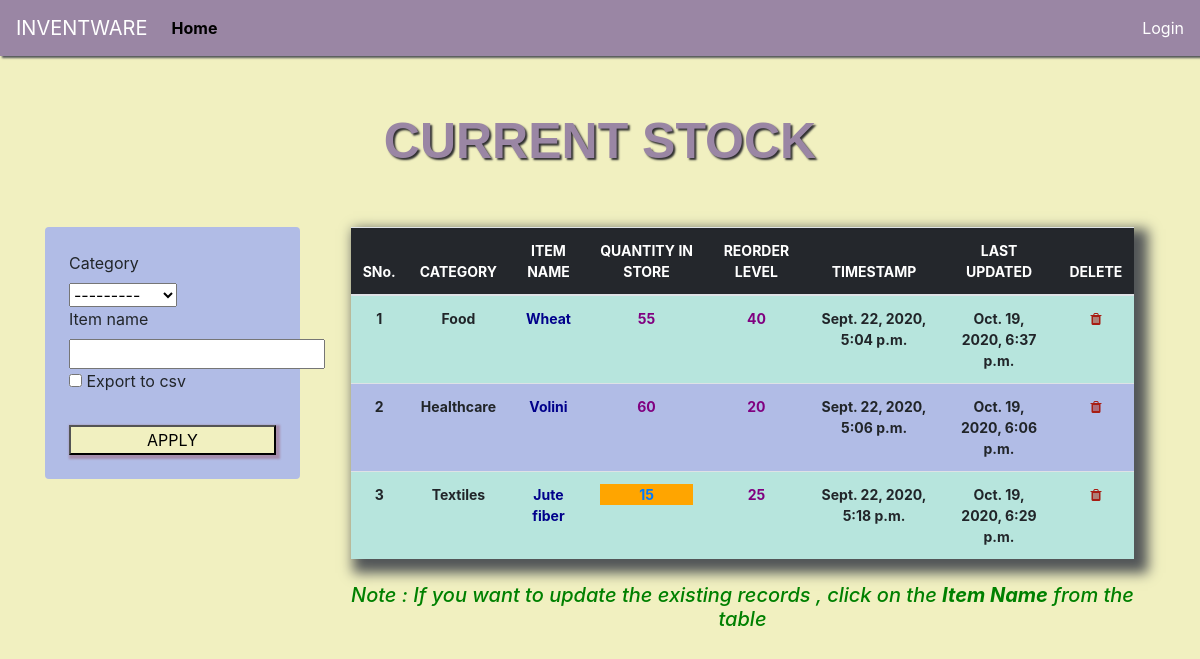
Page /list_item/ on the earlier database version.
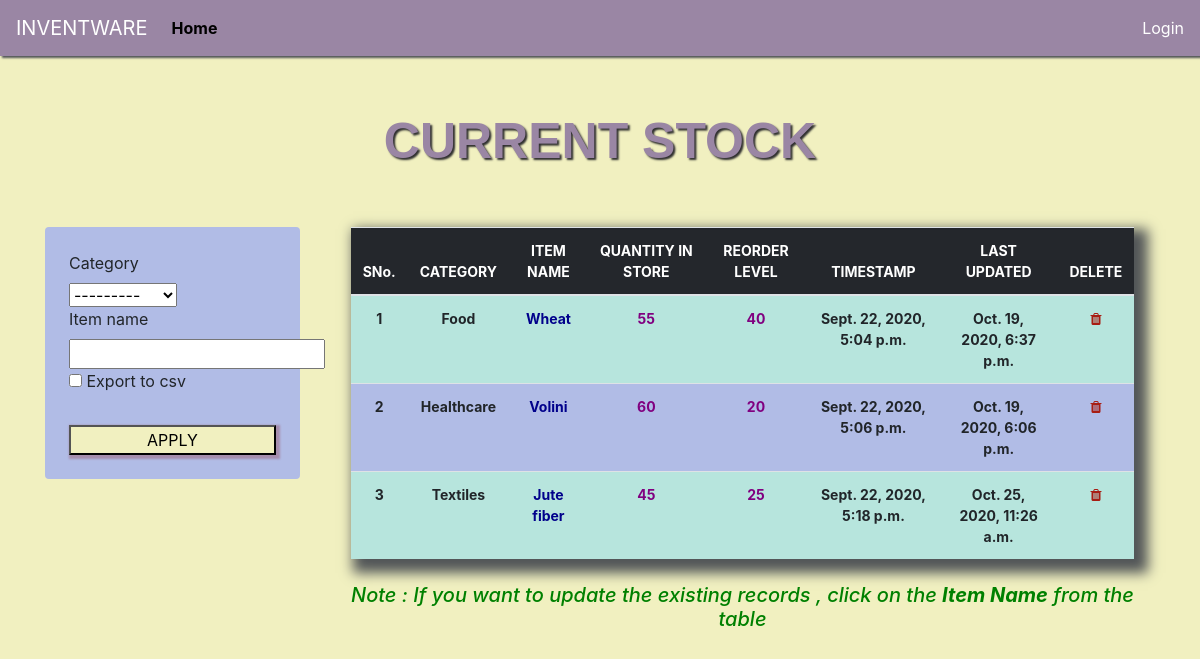
Same page on the later database version.
### inventory_mgmt/models.py (models this page shows, shortened)
class Stock(models.Model):
	user = models.ForeignKey(User, related_name='User', on_delete=models.CASCADE,default="")
	category = models.ForeignKey(Category, on_delete=models.CASCADE,blank=True)
	item_name = models.CharField(max_length=50, blank=True, null=True)
	quantity = models.IntegerField(default='0', blank=True, null=True)
	receive_quantity = models.IntegerField(default='0', blank=True, null=True)
	receive_by = models.CharField(max_length=50, blank=True, null=True)
	issue_quantity = models.IntegerField(default='0', blank=True, null=True)
	issue_by = models.CharField(max_length=50, blank=True, null=True)
	issue_to = models.CharField(max_length=50, blank=True, null=True)
	phone_number = models.CharField(max_length=50, blank=True, null=True)
	created_by = models.CharField(max_length=50, blank=True, null=True)
	reorder_level = models.IntegerField(default='0', blank=True, null=True)
	last_updated = models.DateTimeField(auto_now_add=False, auto_now=True)
	timestamp = models.DateTimeField(auto_now=False, auto_now_add=True)

class Category(models.Model):
	name = models.CharField(max_length=50, blank=True, null=True)
	class Meta:
		verbose_name_plural ="Categories"
	def __str__(self):
		return self.name

### inventory_mgmt/views.py (the view, shortened to what this page needs)
# urls.py: path('list_item/', views.list_item, name='list_item'),
def list_item(request):
	form = StockSearchForm(request.POST or None)
	header = 'CURRENT STOCK'
	queryset = Stock.objects.all()
	context = {
		"form": form,
		"header": header,
		"queryset": queryset,
	}
	return render(request, "list_item.html", context)

### inventory_mgmt/forms.py
class StockSearchForm(forms.ModelForm):
	export_to_CSV = forms.BooleanField(required=False)
	class Meta:
		model = Stock
		fields = ['category', 'item_name']

### inventory_mgmt/templates/list_item.html (shortened to what this page needs)
{% load static %}
{% load crispy_forms_tags %}
<!DOCTYPE html>
<html lang="en">
  <head>
    <link
      rel="stylesheet"
      href="https://stackpath.bootstrapcdn.com/bootstrap/4.4.1/css/bootstrap.min.css"
    />
    <link href="{% static 'css/style.css' %}" rel="stylesheet" />
    <link rel="stylesheet" href="https://stackpath.bootstrapcdn.com/font-awesome/4.7.0/css/font-awesome.min.css">
  </head>
  <body>
    {% include 'navbar.html'%}
    <main role="main" class="container" style="margin-top: 10px">
        <div class="header mt-5">{{header}}</div>
        <br><br>
        <div class="row">
          <div class="col-sm-12 col-lg-3 mb-4">
            <div class="enhance  p-4">
                <form method="POST" action="">
                  {% csrf_token %} {{form|crispy}}<br />
                  <center><input type="submit" class="mybutton" value="APPLY" /></center>
                </form>
              </div>
          </div>
          <div class="col-sm-12 col-lg-9">
            <table class="table">
              <thead>
                <tr>
                  <th>SNo.</th>
                  <th>CATEGORY</th>
                  <th>ITEM NAME</th>
                  <th>QUANTITY IN STORE</th>
                  <th>REORDER LEVEL</th>
                  <th>TIMESTAMP</th>
                  <th>LAST UPDATED</th>
                  <th>DELETE</th>
                </tr>
              </thead>
              {% for instance in queryset %}
                <tr>
                  <td><b>{{forloop.counter}}</b></td>
                  <td><b>{{instance.category}}</b></td>
                  <td><b><a href="{% url 'update_items' instance.id %}" style='color:darkblue;'>{{instance.item_name}}</b></a></td>
                  <td><b>
                    {% if instance.quantity <= instance.reorder_level %}
                      <div style="background-color: orange;"><a href="{% url 'stock_detail' instance.id %}">{{instance.quantity}}</a></div>
                    {% else %}
                      <div><a href="{% url 'stock_detail' instance.id %}" style='color:purple;'>{{instance.quantity}}</a></div>
                    {% endif %}</b>
                  </td>
                  <td><strong><a href="{% url 'reorder_level' instance.id %}" style='color:purple;'>{{instance.reorder_level}}</a></strong></td>
                  <td><b>{{instance.timestamp}}</b></td>
                  <td><b>{{instance.last_updated}}</b></td>
                  <td><a href="{% url 'delete_items' instance.id %}"><i class="fa fa-trash" aria-hidden="true" style='color:#a81d13;'></i></a></td>
                </tr>
              {% endfor %}
            </table>
            <br />
            <center><h5 style='color:green;'><em>Note : If you want to update the existing records , click on the <b>Item Name</b> from the table </em></h5></center>
          </div>
    </main>
  </body>
</html>

Differences in the rows shown:
changed Stock "Jute fiber": last_updated "Oct. 19, 2020, 6:29 p.m." → "Oct. 25, 2020, 11:26 a.m."; quantity "15" → "45"
